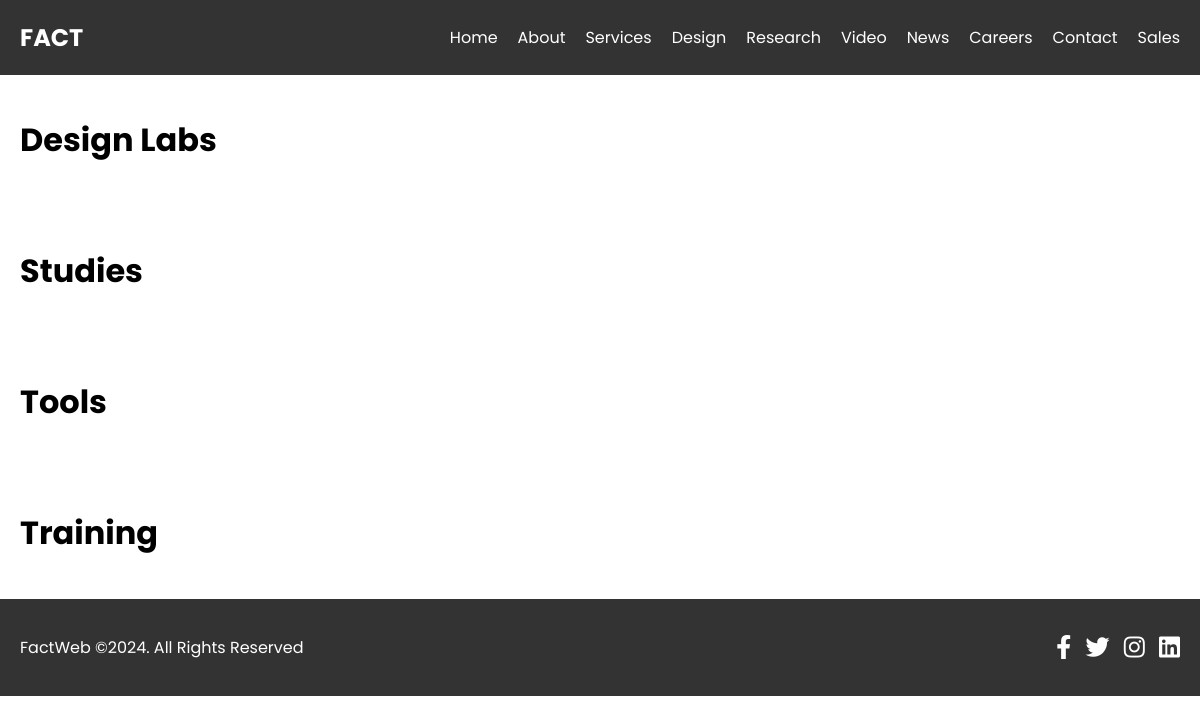
The page /research/ on the database as committed earlier.
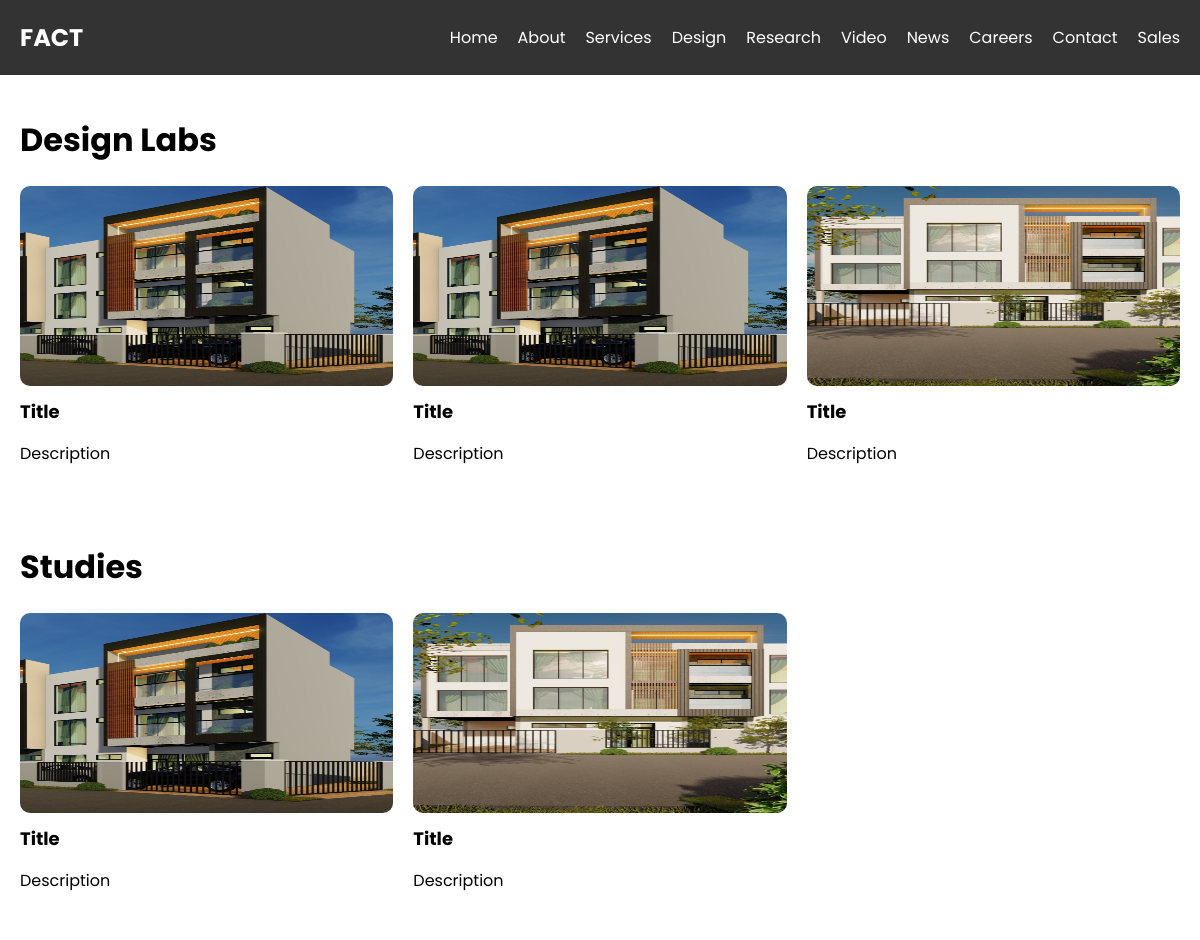
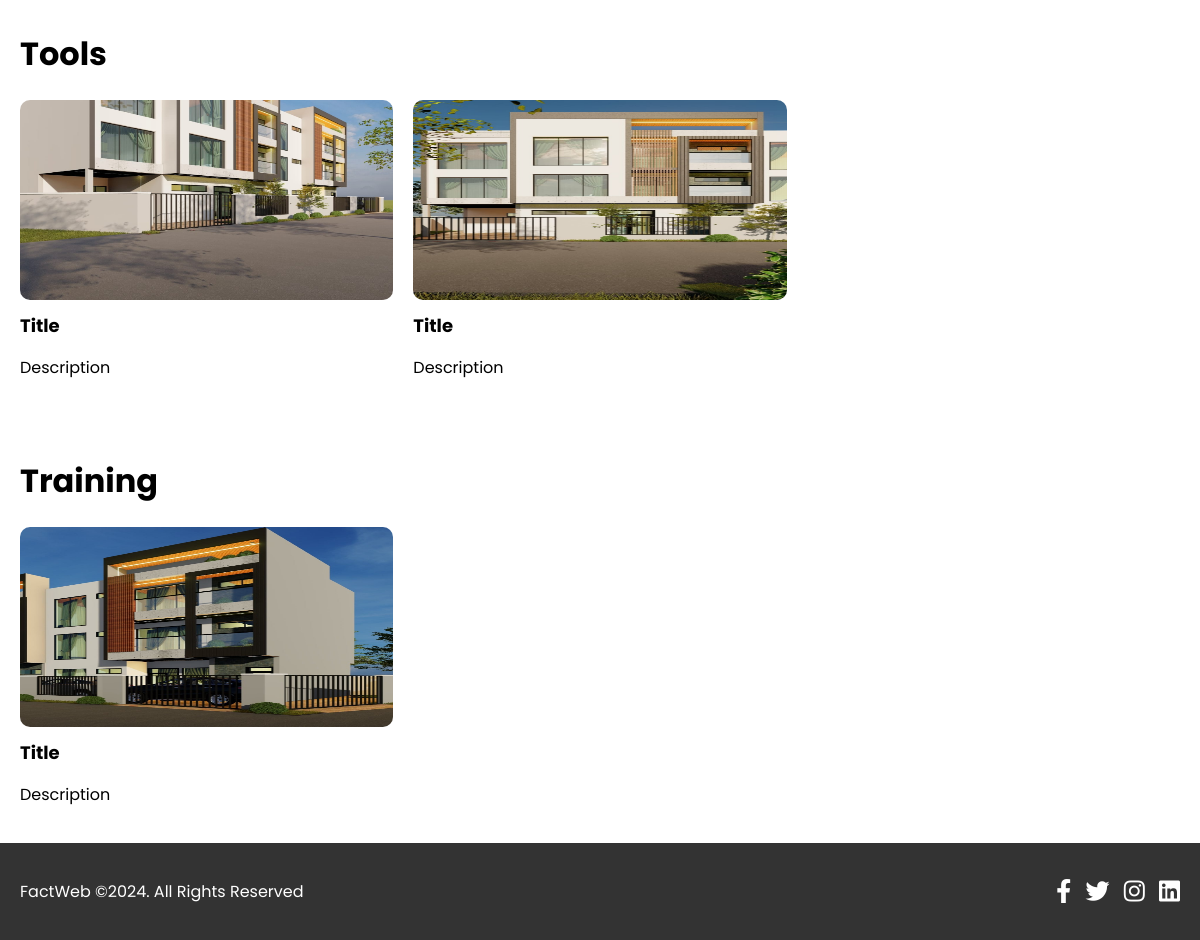
The same page on the database as committed later (2 pictures, top to bottom).
### FactWebApp/models.py (models this page shows, shortened)
class designLabImages(models.Model):
    image = models.ImageField(upload_to='design_labs/')
    title = models.CharField(max_length=100)
    description = models.TextField()

class studiesImages(models.Model):
    image = models.ImageField(upload_to='studies/')
    title = models.CharField(max_length=100)
    description = models.TextField()

class toolsImages(models.Model):
    image = models.ImageField(upload_to='tools/')
    title = models.CharField(max_length=100)
    description = models.TextField()

class trainingImages(models.Model):
    image = models.ImageField(upload_to='training/')
    title = models.CharField(max_length=100)
    description = models.TextField()

### FactWebApp/views.py (the view)
# urls.py: path('research/', views.research, name='research'),
def research(request):
    lab_images = designLabImages.objects.all()
    study_images = studiesImages.objects.all()
    tool_images = toolsImages.objects.all()
    training_images = trainingImages.objects.all()
    return render(request, 'FactWebApp/research.html', {
        'lab_images': lab_images,
        'study_images': study_images,
        'tool_images': tool_images,
        'training_images': training_images
    })

### FactWebApp/templates/FactWebApp/research.html (shortened to what this page needs)
{% extends 'base.html' %}
{% load static %}
{% block content %}
<div class="research-container">
    <h1>Design Labs</h1>
    <div class="research-grid">
        {% for lab_image in lab_images %}
        <div class="research-item">
            <img src="{{ lab_image.image.url }}" alt="{{ lab_image.title }}">
            <h3>{{ lab_image.title }}</h3>
            <p>{{ lab_image.description }}</p>
        </div>
        {% endfor %}
    </div>
</div>
<div class="research-container">
    <h1>Studies</h1>
    <div class="research-grid">
        {% for study_image in study_images %}
        <div class="research-item">
            <img src="{{ study_image.image.url }}" alt="{{ study_image.title }}">
            <h3>{{ study_image.title }}</h3>
            <p>{{ study_image.description }}</p>
        </div>
        {% endfor %}
    </div>
</div>
<div class="research-container">
    <h1>Tools</h1>
    <div class="research-grid">
        {% for tool_image in tool_images %}
        <div class="research-item">
            <img src="{{ tool_image.image.url }}" alt="{{ tool_image.title }}">
            <h3>{{ tool_image.title }}</h3>
            <p>{{ tool_image.description }}</p>
        </div>
        {% endfor %}
    </div>
</div>
<div class="research-container">
    <h1>Training</h1>
    <div class="research-grid">
        {% for training_image in training_images %}
        <div class="research-item">
            <img src="{{ training_image.image.url }}" alt="{{ training_image.title }}">
            <h3>{{ training_image.title }}</h3>
            <p>{{ training_image.description }}</p>
        </div>
        {% endfor %}
    </div>
</div>
{% endblock %}
{% block extrastyles %}
<link rel="stylesheet" type="text/css" href="{% static 'FactWebApp/css/research.css' %}">
{% endblock %}

### FactWebApp/templates/base.html (shortened to what this page needs)
{% load static %}
<!DOCTYPE html>
<html lang="en">
<head>
    <link rel="stylesheet" href="https://cdnjs.cloudflare.com/ajax/libs/font-awesome/5.15.4/css/all.min.css">
    <link rel="stylesheet" href="{% static 'FactWebApp/css/base.css' %}">
    {% block extrastyles %}{% endblock %}
</head>
<body>
<nav>
    <div class="logo">FACT</div>
    <ul class="nav-links">
        <li><a href="{% url 'index' %}">Home</a></li>
        <li><a href="{% url 'about' %}">About</a></li>
        <li><a href="{% url 'services' %}">Services</a></li>
        <li><a href="{% url 'design' %}">Design</a></li>
        <li><a href="{% url 'research' %}">Research</a></li>
        <li><a href="{% url 'video' %}">Video</a></li>
        <li><a href="{% url 'news' %}">News</a></li>
        <li><a href="{% url 'careers' %}">Careers</a></li>
        <li><a href="{% url 'contact' %}">Contact</a></li>
        <li><a href="{% url 'sales' %}">Sales</a></li>
    </ul>
</nav>
{% block content %}
{% endblock %}
<footer>
    <div class="footer-left">
        <p>FactWeb &copy;2024. All Rights Reserved</p>
    </div>
    <div class="footer-right">
        <a href="#"><i class="fab fa-facebook-f"></i></a>
        <a href="#"><i class="fab fa-twitter"></i></a>
        <a href="#"><i class="fab fa-instagram"></i></a>
        <a href="#"><i class="fab fa-linkedin"></i></a>
    </div>
</footer>
</body>
</html>

### FactWebApp/static/FactWebApp/css/base.css (style rules this page uses)
body { margin: 0; padding: 0; font-family: 'Poppins', sans-serif; }
nav { display: flex; justify-content: space-between; align-items: center; padding: 20px; background-color: #333; color: white; }
.logo { font-size: 24px; font-weight: bold; }
.nav-links { list-style-type: none; margin: 0; padding: 0; display: flex; }
.nav-links li { margin-left: 20px; }
.nav-links li a { text-decoration: none; color: white; }
footer { display: flex; justify-content: space-between; align-items: center; background-color: #333; padding: 20px; }
.footer-left p { color: white; }
.footer-right a { color: white; text-decoration: none; margin-right: 10px; font-size: 24px; }
.footer-right a:last-child { margin-right: 0; }

### FactWebApp/static/FactWebApp/css/research.css (style rules this page uses)
.research-container { padding: 20px; }
.research-grid, .studies-grid, .tools-grid, .training-grid { display: grid; grid-template-columns: repeat(3, 1fr); gap: 20px; }
.research-item img, .studies-item img, .tools-item img, .training-item img { width: 100%; height: 200px; border-radius: 10px; }
.research-item h3, .studies-item h3, .tools-item h3, .training-item h3 { margin-top: 5px; margin-bottom: 5px; font-size: 18px; }

Rows that differ between the two databases and show on the page:
added designLabImages: image (picture), title "Title", description "Description"
added designLabImages: image (picture), title "Title", description "Description"
added designLabImages: image (picture), title "Title", description "Description"
added studiesImages: image (picture), title "Title", description "Description"
added studiesImages: image (picture), title "Title", description "Description"
added toolsImages: image (picture), title "Title", description "Description"
added toolsImages: image (picture), title "Title", description "Description"
added trainingImages: image (picture), title "Title", description "Description"
